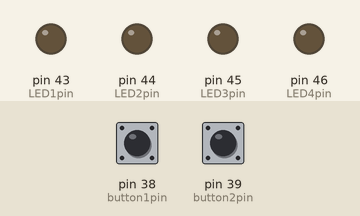
A sketch run on a simulated Arduino Mega 2560, built with avr-gcc and run on an emulated ATmega2560. Shown: output pins drawn as LEDs (lit = HIGH). Dashed ring = blinking. The test bench sets the inputs (shaded band); at power-on: pin 38 (button1pin) LOW, pin 39 (button2pin) LOW.

Above: at 1.2 s.
1.3 s: pin 38 (button1pin) pulled HIGH for 0.15 s
At 2.1 s:
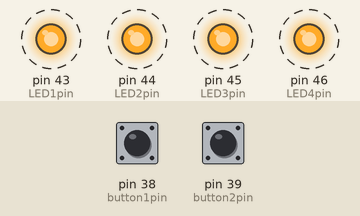
4.4 s: pin 39 (button2pin) pulled HIGH for 0.15 s
7.5 s: pin 38 (button1pin) pulled HIGH for 1 s
At 7.8 s:
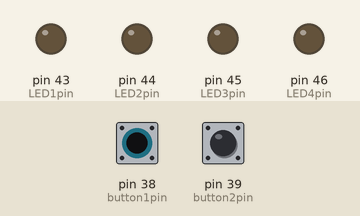
10.0 s: pin 38 (button1pin) pulled HIGH for 3.2 s
At 10.3 s:
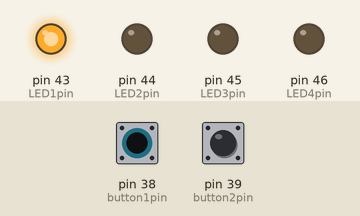
Timing chart, 0 to 17.2 s (numbered marks = the images above; inputs shaded):
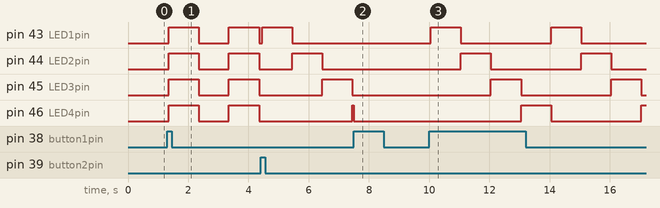

The sketch:

sketch_may15a.ino
```cpp
int LED1pin = 43;
int LED2pin = 44;
int LED3pin = 45;
int LED4pin = 46;
int button1pin = 38;
int button2pin = 39;

int systemState = LOW;
int lastBut1State = LOW;

int currentMode = 1;
int lastBut2State = LOW;

unsigned long previousMillis = 0;
const long interval = 1000;

int blinkState = LOW;
int sequenceStep = -1;

void setup() {
  pinMode(LED1pin, OUTPUT);
  pinMode(LED2pin, OUTPUT);
  pinMode(LED3pin, OUTPUT);
  pinMode(LED4pin, OUTPUT);
  pinMode(button1pin, INPUT);
  pinMode(button2pin, INPUT);
}

void loop() {
  int but1State = digitalRead(button1pin);

  if (but1State != lastBut1State) {
    if (but1State == HIGH) {
      if (systemState == LOW) {
        systemState = HIGH;
        previousMillis = millis() - interval;
      } else {
        systemState = LOW;
        digitalWrite(LED1pin, LOW);
        digitalWrite(LED2pin, LOW);
        digitalWrite(LED3pin, LOW);
        digitalWrite(LED4pin, LOW);
      }
    }
    delay(50);
  }
  lastBut1State = but1State;

  int but2State = digitalRead(button2pin);

  if (but2State != lastBut2State) {
    if (but2State == HIGH) {
      currentMode++;
      if (currentMode > 3) {
        currentMode = 1;
      }

      digitalWrite(LED1pin, LOW);
      digitalWrite(LED2pin, LOW);
      digitalWrite(LED3pin, LOW);
      digitalWrite(LED4pin, LOW);
      sequenceStep = -1;
      previousMillis = millis() - interval;
    }
    delay(50);
  }
  lastBut2State = but2State;

  if (systemState == HIGH) {

    unsigned long currentMillis = millis();

    if (currentMillis - previousMillis >= interval) {
      previousMillis = currentMillis;

      if (currentMode == 1) {
        if (blinkState == LOW) {
          blinkState = HIGH;
        } else {
          blinkState = LOW;
        }
        digitalWrite(LED1pin, blinkState);
        digitalWrite(LED2pin, blinkState);
        digitalWrite(LED3pin, blinkState);
        digitalWrite(LED4pin, blinkState);
      }

      else if (currentMode == 2) {
        sequenceStep++;
        if (sequenceStep > 3) sequenceStep = 0;

        if (sequenceStep == 0) {
          digitalWrite(LED1pin, HIGH); digitalWrite(LED2pin, LOW); digitalWrite(LED3pin, LOW); digitalWrite(LED4pin, LOW);
        } else if (sequenceStep == 1) {
          digitalWrite(LED1pin, LOW); digitalWrite(LED2pin, HIGH); digitalWrite(LED3pin, LOW); digitalWrite(LED4pin, LOW);
        } else if (sequenceStep == 2) {
          digitalWrite(LED1pin, LOW); digitalWrite(LED2pin, LOW); digitalWrite(LED3pin, HIGH); digitalWrite(LED4pin, LOW);
        } else if (sequenceStep == 3) {
          digitalWrite(LED1pin, LOW); digitalWrite(LED2pin, LOW); digitalWrite(LED3pin, LOW); digitalWrite(LED4pin, HIGH);
        }
      }

      else if (currentMode == 3) {
        sequenceStep++;
        if (sequenceStep > 3) sequenceStep = 0;

        if (sequenceStep == 0) {
          digitalWrite(LED1pin, LOW); digitalWrite(LED2pin, LOW); digitalWrite(LED3pin, LOW); digitalWrite(LED4pin, HIGH);
        } else if (sequenceStep == 1) {
          digitalWrite(LED1pin, LOW); digitalWrite(LED2pin, LOW); digitalWrite(LED3pin, HIGH); digitalWrite(LED4pin, LOW);
        } else if (sequenceStep == 2) {
          digitalWrite(LED1pin, LOW); digitalWrite(LED2pin, HIGH); digitalWrite(LED3pin, LOW); digitalWrite(LED4pin, LOW);
        } else if (sequenceStep == 3) {
          digitalWrite(LED1pin, HIGH); digitalWrite(LED2pin, LOW); digitalWrite(LED3pin, LOW); digitalWrite(LED4pin, LOW);
        }
      }
    }
  }
}
```

Measured:
- after the input at 1.3 s, pin 43 (LED1pin), pin 44 (LED2pin), pin 45 (LED3pin), pin 46 (LED4pin): alternates HIGH for 1.0 s and LOW for 1.0 s, starting after 0.05 s
- after the input at 7.5 s, pin 43 (LED1pin): stays LOW (without the input it goes to HIGH after 0.95 s); pin 44 (LED2pin): stays LOW (without the input it goes to HIGH after 1.9 s); pin 46 (LED4pin): HIGH → LOW after 0.00 s instead of 0.95 s
- after the input at 10.0 s, pin 43 (LED1pin): alternates HIGH for 1.0 s and LOW for 3.0 s, starting after 0.05 s; pin 44 (LED2pin): alternates HIGH for 1.0 s and LOW for 3.0 s, starting after 1.1 s
